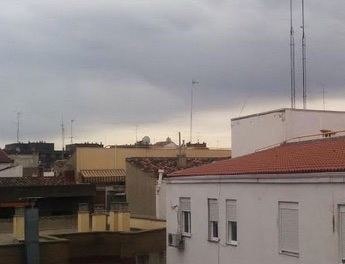
#> input picture images/buildings1.jpg, 345 x 264 px
$ jupyter execute matching_bf.ipynb
#> lines starting #> are read from the running program, lines starting #| are printed output that depends on the picture
# Brute force descriptors matching

<p>This notebook demostrates SIFT and ORB descriptors matching

<small>Author: Fernando Carlos López Hernández</small>

[cell 1]
import cv2
import numpy as np
import matplotlib.pyplot as plt

im1 = cv2.imread('images/buildings1.jpg')
#> im1 is the input picture: shape (264, 345, 3); mean B, G, R 129.6, 131.1, 138.8
im2 = cv2.imread('images/buildings2.jpg')
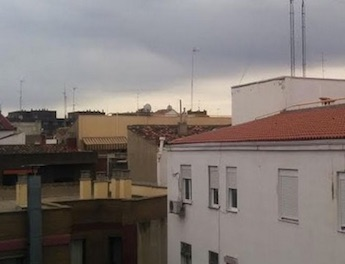
#> input picture images/buildings2.jpg, 345 x 264 px
#> im2 is the input picture: shape (264, 345, 3); mean B, G, R 115.3, 118.4, 126.8

First we compute the SIFT and ORB keypoints and descriptors

[cell 2]
# Compute SIFT descriptors
hessian_threshold = 50
mask = None
sift = cv2.SIFT_create(hessian_threshold)
sift_keypoints1, sift_descriptors1 = sift.detectAndCompute(im1, mask)
#> sift_keypoints1 = 50 keypoints; strongest (x, y, size): (101, 146, 2.4), (204, 144, 2.7), (59, 146, 6.6), (189, 144, 3.1)
sift_keypoints2, sift_descriptors2 = sift.detectAndCompute(im2, mask)
#> sift_keypoints2 = 50 keypoints; strongest (x, y, size): (205, 112, 2.2), (190, 112, 3), (61, 114, 6.4), (5, 114, 3.7)

# Compute the ORB descriptors
nfeatures = 20
orb = cv2.ORB_create(nfeatures)
orb_keypoints1, orb_descriptors1 = orb.detectAndCompute(im1, mask)
#> orb_keypoints1 = 20 keypoints; strongest (x, y, size): (204, 143, 31), (55, 149, 31), (53, 144, 31), (102, 145, 31)
orb_keypoints2, orb_descriptors2 = orb.detectAndCompute(im2, mask)
#> orb_keypoints2 = 20 keypoints; strongest (x, y, size): (204, 111, 31), (55, 112, 31), (57, 117, 31), (58, 116, 37.2)

Next we perform brute force matching using cv2.BFMatcher for SIFT and ORB, which use L2 norm and Hamming distance, respectively

[cell 3]
# BF match with cv2.NORM_L2
bf_matcher = cv2.BFMatcher(cv2.NORM_L2)
matches = bf_matcher.match(sift_descriptors1, sift_descriptors2)
#> matches = 50 matches
# Sort the matches by distance
matches = sorted(matches, key = lambda x:x.distance)
# Create the matching image
im_sift_result = cv2.drawMatches(im1, sift_keypoints1, im2, sift_keypoints2, matches[:20], outImg=None, flags=cv2.DRAW_MATCHES_FLAGS_DRAW_RICH_KEYPOINTS)
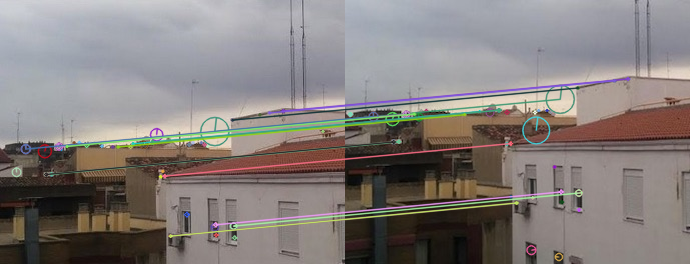
#> im_sift_result: shape (264, 690, 3); mean B, G, R 123.5, 125.9, 132.5
im_sift_result= cv2.cvtColor(im_sift_result, cv2.COLOR_BGR2RGB)

# BF match with cv2.DESCRIPTOR_MATCHER_BRUTEFORCE_HAMMING
bf_matcher = cv2.BFMatcher(cv2.DESCRIPTOR_MATCHER_BRUTEFORCE_HAMMING)
matches = bf_matcher.match(orb_descriptors1, orb_descriptors2)
#> matches = 20 matches
# Sort the matches by distance
matches = sorted(matches, key = lambda x:x.distance)
# Create the matching image
im_orb_result = cv2.drawMatches(im1, orb_keypoints1, im2, orb_keypoints2, matches[:20], outImg=None, flags=cv2.DRAW_MATCHES_FLAGS_DRAW_RICH_KEYPOINTS)
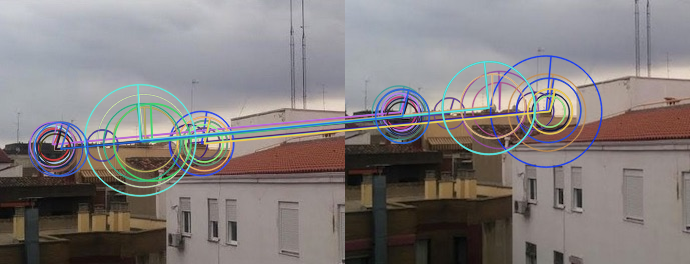
#> im_orb_result: shape (264, 690, 3); mean B, G, R 124.6, 124.7, 130.2
im_orb_result= cv2.cvtColor(im_orb_result, cv2.COLOR_BGR2RGB);

Finally, we show the results

[cell 4]
fig, axes = plt.subplots(2,1, figsize=(15, 8))
axes[0].imshow(im_sift_result); axes[0].set_xlabel('SIFT matching')
axes[1].imshow(im_orb_result); axes[1].set_xlabel('ORB matching')
for ax in fig.axes:
    ax.axes.xaxis.set_ticks([])
    ax.axes.yaxis.set_ticks([])
plt.tight_layout()
plt.show()
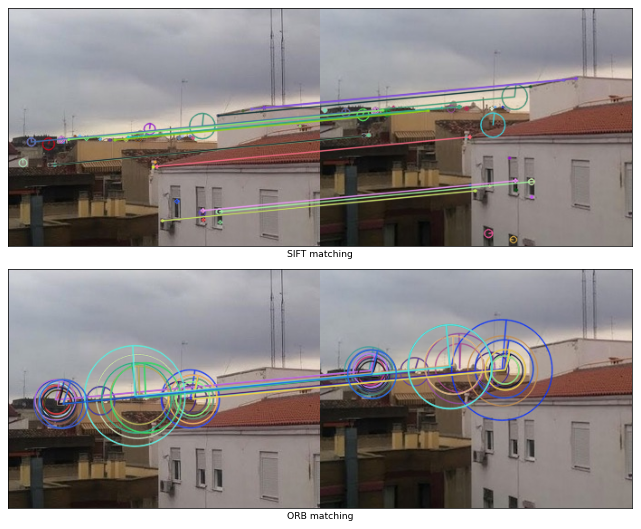
#> figure drawn by matplotlib, 2 panels
